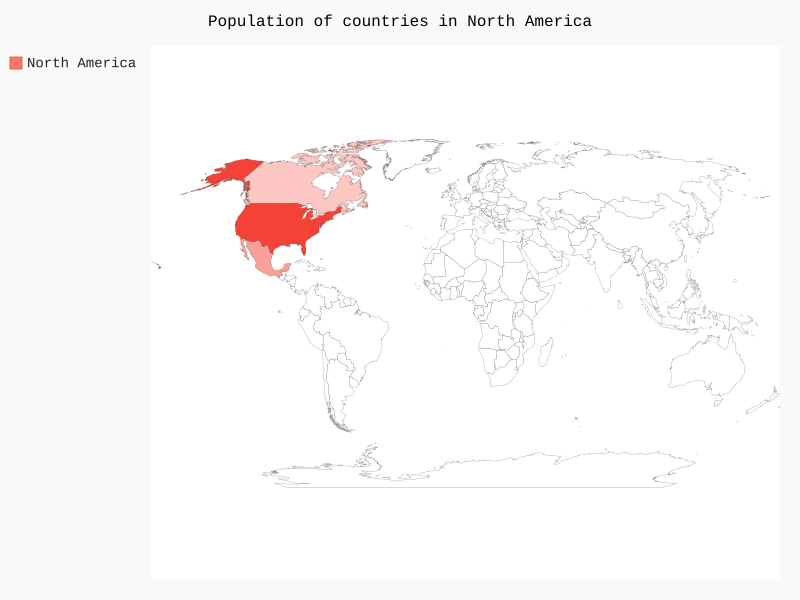

Generate this figure with Python:
from pygal.maps.world import World

wm = World()
wm.title = "Population of countries in North America"

wm.add('North America', {'ca': 34_126_000, 'mx': 113_423_000, 'us': 309_349_000})

wm.render_to_file('na_populations.svg')
